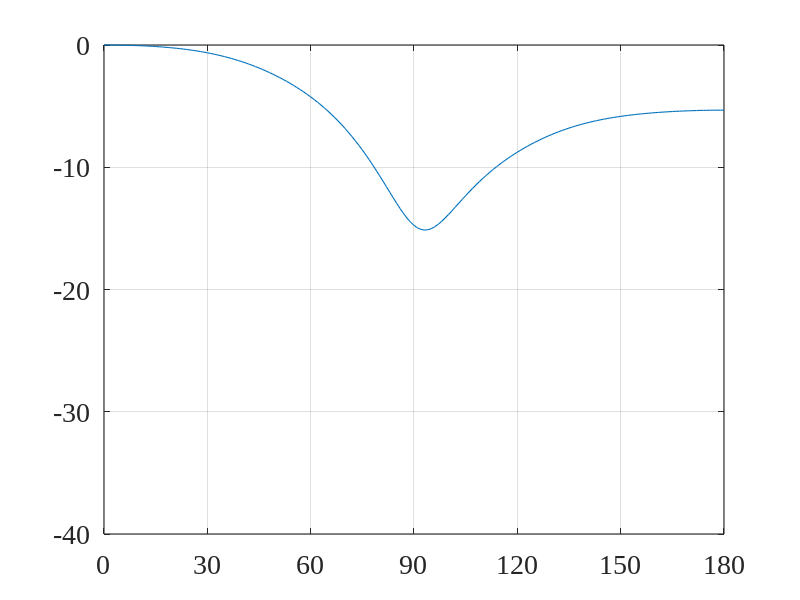
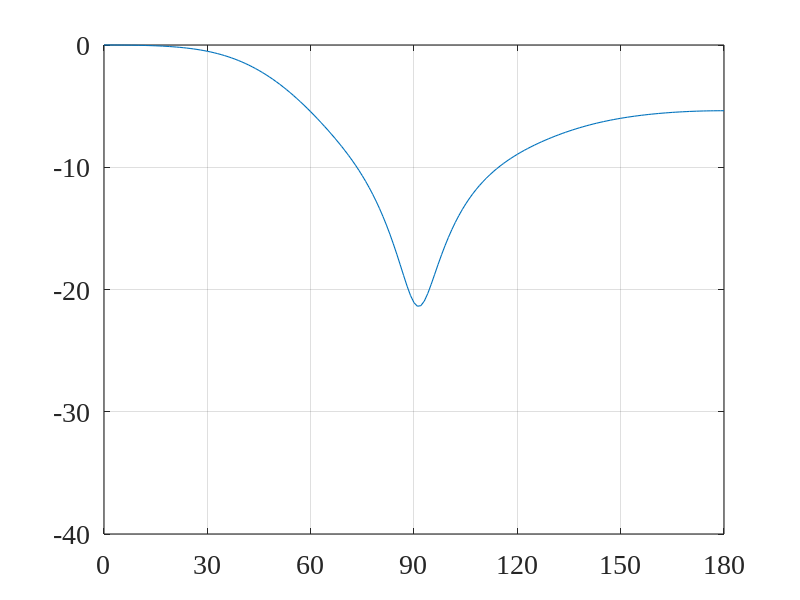
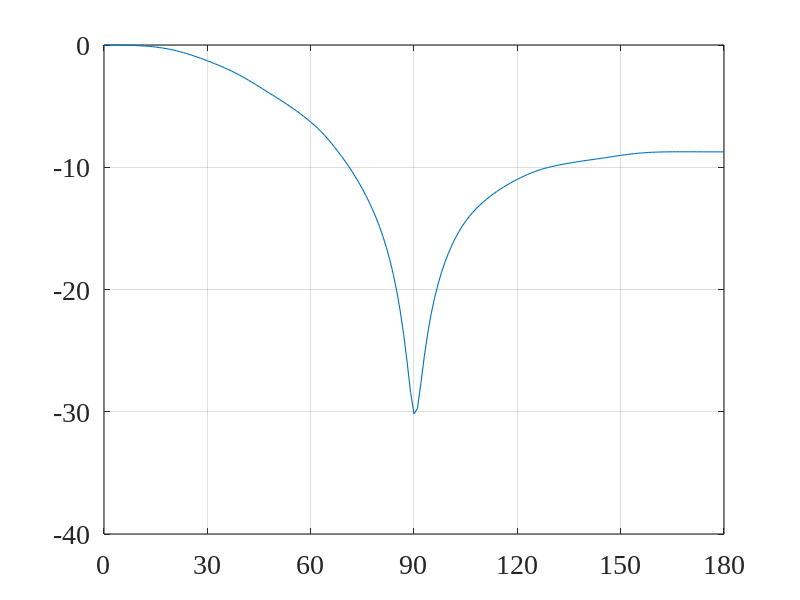
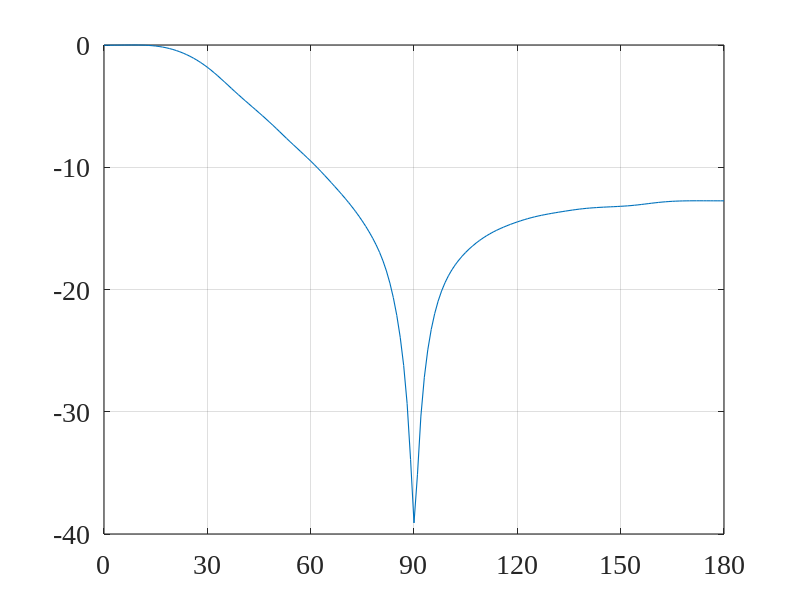

Reproduce these figures in MATLAB, in order.
close all; clc; clear all;
linewd = 0.8;
hcfontsize = 20;
MarkerSize=9;

% Input:
P=20;
Lh=30;
beta=0.1; % sigma_w^2/sigma_u^2
alpha=0.8;
theta_d=0/180*pi;
theta_n=90/180*pi;
c=340; % voice velocity
fs=8e3;
iSNR_dB=0;

delta_vec=[0.03 0.03 0.03 0.03];     % distance between microphones
M_vec=[4 6 10 15];     % number of microphones
L=2*P+Lh;
[jj,ii]=meshgrid(1:L,1:Lh);

idx_fig=1;
delta=delta_vec(idx_fig);
M=M_vec(idx_fig);
G_theta_d=zeros(M*Lh,L);
for m=1:M
    Gm_theta_d=sinc(-P-Lh+1-ii+jj-fs*(m-1)*delta/c*cos(theta_d));
    G_theta_d(((m-1)*Lh+1):(m*Lh),:)=Gm_theta_d;
end
diag_GG=diag(G_theta_d'*G_theta_d);
idx_max=find(diag_GG==max(diag_GG),1);
i_ell=zeros(L,1);
i_ell(idx_max)=1;

[t1,t2]=meshgrid(1:L,1:L);
Rx=alpha.^(abs(t1-t2));
Rvw=beta*eye(Lh*M);
Rvi=kron(ones(M),eye(Lh));
Rv0=Rvi+Rvw;
iSNR=10^(iSNR_dB/10);
sigma_i2=Rx(1,1)/Rv0(1,1)/iSNR;
Rv_bar=sigma_i2*Rv0;

h=pinv(G_theta_d*Rx*G_theta_d'+Rv_bar)*G_theta_d*Rx*i_ell;

% Beampattern
phi_vec=(0:1:180)'/180*pi;
Lphi=length(phi_vec);
Ba2=zeros(Lphi,1);
G_phi=zeros(M*Lh,L);
for idx_phi=1:Lphi
    phi=phi_vec(idx_phi);
    for m=1:M
        Gm_phi=sinc(-P-Lh+1-ii+jj-fs*(m-1)*delta/c*cos(phi));
        G_phi(((m-1)*Lh+1):(m*Lh),:)=Gm_phi;
    end
    Ba2(idx_phi)=h'*G_phi*G_phi'*h;
end
Ba=Ba2.^0.5;
Ba2=Ba2/max(Ba2);
Ba_dB=10*log10(Ba2);

figure
plot(phi_vec/pi*180,Ba_dB,'linewidth',linewd);
set(gca, 'Color', [1, 1, 1]); 
set(gca, 'FontName', 'Times New Roman');
set(gca, 'FontSize', hcfontsize);
set(gca, 'LineWidth', linewd); 
set(gca,'XLim',[0 180]);
set(gca,'XTick',0:30:180); 
set(gca,'YLim',[-40 0]); 
box on; grid on;

idx_fig=2;
delta=delta_vec(idx_fig);
M=M_vec(idx_fig);
G_theta_d=zeros(M*Lh,L);
for m=1:M
    Gm_theta_d=sinc(-P-Lh+1-ii+jj-fs*(m-1)*delta/c*cos(theta_d));
    G_theta_d(((m-1)*Lh+1):(m*Lh),:)=Gm_theta_d;
end
diag_GG=diag(G_theta_d'*G_theta_d);
idx_max=find(diag_GG==max(diag_GG),1);
i_ell=zeros(L,1);
i_ell(idx_max)=1;

[t1,t2]=meshgrid(1:L,1:L);
Rx=alpha.^(abs(t1-t2));
Rvw=beta*eye(Lh*M);
Rvi=kron(ones(M),eye(Lh));
Rv0=Rvi+Rvw;
iSNR=10^(iSNR_dB/10);
sigma_i2=Rx(1,1)/Rv0(1,1)/iSNR;
Rv_bar=sigma_i2*Rv0;

h=pinv(G_theta_d*Rx*G_theta_d'+Rv_bar)*G_theta_d*Rx*i_ell;

% Beampattern
phi_vec=(0:1:180)'/180*pi;
Lphi=length(phi_vec);
Ba2=zeros(Lphi,1);
G_phi=zeros(M*Lh,L);
for idx_phi=1:Lphi
    phi=phi_vec(idx_phi);
    for m=1:M
        Gm_phi=sinc(-P-Lh+1-ii+jj-fs*(m-1)*delta/c*cos(phi));
        G_phi(((m-1)*Lh+1):(m*Lh),:)=Gm_phi;
    end
    Ba2(idx_phi)=h'*G_phi*G_phi'*h;
end
Ba=Ba2.^0.5;
Ba2=Ba2/max(Ba2);
Ba_dB=10*log10(Ba2);

figure
plot(phi_vec/pi*180,Ba_dB,'linewidth',linewd);
set(gca, 'Color', [1, 1, 1]); 
set(gca, 'FontName', 'Times New Roman');
set(gca, 'FontSize', hcfontsize);
set(gca, 'LineWidth', linewd); 
set(gca,'XLim',[0 180]);
set(gca,'XTick',0:30:180); 
set(gca,'YLim',[-40 0]); 
box on; grid on;

idx_fig=3;
delta=delta_vec(idx_fig);
M=M_vec(idx_fig);
G_theta_d=zeros(M*Lh,L);
for m=1:M
    Gm_theta_d=sinc(-P-Lh+1-ii+jj-fs*(m-1)*delta/c*cos(theta_d));
    G_theta_d(((m-1)*Lh+1):(m*Lh),:)=Gm_theta_d;
end
diag_GG=diag(G_theta_d'*G_theta_d);
idx_max=find(diag_GG==max(diag_GG),1);
i_ell=zeros(L,1);
i_ell(idx_max)=1;

[t1,t2]=meshgrid(1:L,1:L);
Rx=alpha.^(abs(t1-t2));
Rvw=beta*eye(Lh*M);
Rvi=kron(ones(M),eye(Lh));
Rv0=Rvi+Rvw;
iSNR=10^(iSNR_dB/10);
sigma_i2=Rx(1,1)/Rv0(1,1)/iSNR;
Rv_bar=sigma_i2*Rv0;

h=pinv(G_theta_d*Rx*G_theta_d'+Rv_bar)*G_theta_d*Rx*i_ell;

% Beampattern
phi_vec=(0:1:180)'/180*pi;
Lphi=length(phi_vec);
Ba2=zeros(Lphi,1);
G_phi=zeros(M*Lh,L);
for idx_phi=1:Lphi
    phi=phi_vec(idx_phi);
    for m=1:M
        Gm_phi=sinc(-P-Lh+1-ii+jj-fs*(m-1)*delta/c*cos(phi));
        G_phi(((m-1)*Lh+1):(m*Lh),:)=Gm_phi;
    end
    Ba2(idx_phi)=h'*G_phi*G_phi'*h;
end
Ba=Ba2.^0.5;
Ba2=Ba2/max(Ba2);
Ba_dB=10*log10(Ba2);

figure
plot(phi_vec/pi*180,Ba_dB,'linewidth',linewd);
set(gca, 'Color', [1, 1, 1]); 
set(gca, 'FontName', 'Times New Roman');
set(gca, 'FontSize', hcfontsize);
set(gca, 'LineWidth', linewd); 
set(gca,'XLim',[0 180]);
set(gca,'XTick',0:30:180); 
set(gca,'YLim',[-40 0]); 
box on; grid on;

idx_fig=4;
delta=delta_vec(idx_fig);
M=M_vec(idx_fig);
G_theta_d=zeros(M*Lh,L);
for m=1:M
    Gm_theta_d=sinc(-P-Lh+1-ii+jj-fs*(m-1)*delta/c*cos(theta_d));
    G_theta_d(((m-1)*Lh+1):(m*Lh),:)=Gm_theta_d;
end
diag_GG=diag(G_theta_d'*G_theta_d);
idx_max=find(diag_GG==max(diag_GG),1);
i_ell=zeros(L,1);
i_ell(idx_max)=1;

[t1,t2]=meshgrid(1:L,1:L);
Rx=alpha.^(abs(t1-t2));
Rvw=beta*eye(Lh*M);
Rvi=kron(ones(M),eye(Lh));
Rv0=Rvi+Rvw;
iSNR=10^(iSNR_dB/10);
sigma_i2=Rx(1,1)/Rv0(1,1)/iSNR;
Rv_bar=sigma_i2*Rv0;

h=pinv(G_theta_d*Rx*G_theta_d'+Rv_bar)*G_theta_d*Rx*i_ell;

% Beampattern
phi_vec=(0:1:180)'/180*pi;
Lphi=length(phi_vec);
Ba2=zeros(Lphi,1);
G_phi=zeros(M*Lh,L);
for idx_phi=1:Lphi
    phi=phi_vec(idx_phi);
    for m=1:M
        Gm_phi=sinc(-P-Lh+1-ii+jj-fs*(m-1)*delta/c*cos(phi));
        G_phi(((m-1)*Lh+1):(m*Lh),:)=Gm_phi;
    end
    Ba2(idx_phi)=h'*G_phi*G_phi'*h;
end
Ba=Ba2.^0.5;
Ba2=Ba2/max(Ba2);
Ba_dB=10*log10(Ba2);

figure
plot(phi_vec/pi*180,Ba_dB,'linewidth',linewd);
set(gca, 'Color', [1, 1, 1]); 
set(gca, 'FontName', 'Times New Roman');
set(gca, 'FontSize', hcfontsize);
set(gca, 'LineWidth', linewd); 
set(gca,'XLim',[0 180]);
set(gca,'XTick',0:30:180); 
set(gca,'YLim',[-40 0]);
box on; grid on;
